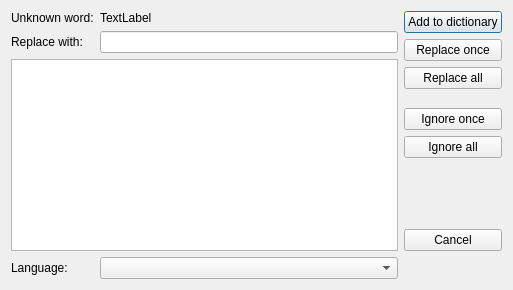
<?xml version="1.0" encoding="UTF-8"?>
<ui version="4.0">
 <class>CSpellCheckDialog</class>
 <widget class="QDialog" name="CSpellCheckDialog">
  <property name="geometry">
   <rect>
    <x>0</x>
    <y>0</y>
    <width>513</width>
    <height>290</height>
   </rect>
  </property>
  <property name="windowTitle">
   <string>Spell checker</string>
  </property>
  <property name="windowIcon">
   <iconset resource="../res/spellchecker_resources.qrc">
    <normaloff>:/spellchecker.png</normaloff>:/spellchecker.png</iconset>
  </property>
  <property name="locale">
   <locale language="English" country="UnitedKingdom"/>
  </property>
  <layout class="QGridLayout" name="gridLayout">
   <item row="1" column="1" colspan="2">
    <widget class="QLineEdit" name="ledtReplaceWith"/>
   </item>
   <item row="0" column="1">
    <widget class="QLabel" name="lblUnknownWord">
     <property name="sizePolicy">
      <sizepolicy hsizetype="Expanding" vsizetype="Preferred">
       <horstretch>0</horstretch>
       <verstretch>0</verstretch>
      </sizepolicy>
     </property>
     <property name="text">
      <string>TextLabel</string>
     </property>
    </widget>
   </item>
   <item row="1" column="0">
    <widget class="QLabel" name="label_2">
     <property name="text">
      <string>Replace with:</string>
     </property>
    </widget>
   </item>
   <item row="2" column="0" colspan="3">
    <widget class="QListWidget" name="listWidget">
     <property name="editTriggers">
      <set>QAbstractItemView::NoEditTriggers</set>
     </property>
     <property name="showDropIndicator" stdset="0">
      <bool>false</bool>
     </property>
    </widget>
   </item>
   <item row="0" column="0">
    <widget class="QLabel" name="label">
     <property name="text">
      <string>Unknown word:</string>
     </property>
    </widget>
   </item>
   <item row="0" column="3" rowspan="3">
    <layout class="QVBoxLayout" name="verticalLayout">
     <item>
      <widget class="QPushButton" name="btnAddToDict">
       <property name="text">
        <string>Add to dictionary</string>
       </property>
      </widget>
     </item>
     <item>
      <widget class="QPushButton" name="btnReplaceOnce">
       <property name="text">
        <string>Replace once</string>
       </property>
      </widget>
     </item>
     <item>
      <widget class="QPushButton" name="btnReplaceAll">
       <property name="text">
        <string>Replace all</string>
       </property>
      </widget>
     </item>
     <item>
      <spacer name="verticalSpacer_2">
       <property name="orientation">
        <enum>Qt::Vertical</enum>
       </property>
       <property name="sizeType">
        <enum>QSizePolicy::Fixed</enum>
       </property>
       <property name="sizeHint" stdset="0">
        <size>
         <width>20</width>
         <height>13</height>
        </size>
       </property>
      </spacer>
     </item>
     <item>
      <widget class="QPushButton" name="btnIgnoreOnce">
       <property name="text">
        <string>Ignore once</string>
       </property>
      </widget>
     </item>
     <item>
      <widget class="QPushButton" name="btnIgnoreAll">
       <property name="text">
        <string>Ignore all</string>
       </property>
      </widget>
     </item>
     <item>
      <spacer name="verticalSpacer">
       <property name="orientation">
        <enum>Qt::Vertical</enum>
       </property>
       <property name="sizeHint" stdset="0">
        <size>
         <width>20</width>
         <height>240</height>
        </size>
       </property>
      </spacer>
     </item>
     <item>
      <widget class="QPushButton" name="btnCancel">
       <property name="text">
        <string>Cancel</string>
       </property>
      </widget>
     </item>
    </layout>
   </item>
   <item row="3" column="0">
    <widget class="QLabel" name="label_3">
     <property name="text">
      <string>Language:</string>
     </property>
    </widget>
   </item>
   <item row="3" column="1" colspan="2">
    <widget class="QComboBox" name="comboBoxLang"/>
   </item>
  </layout>
 </widget>
 <resources>
  <include location="../res/spellchecker_resources.qrc"/>
 </resources>
 <connections/>
</ui>
